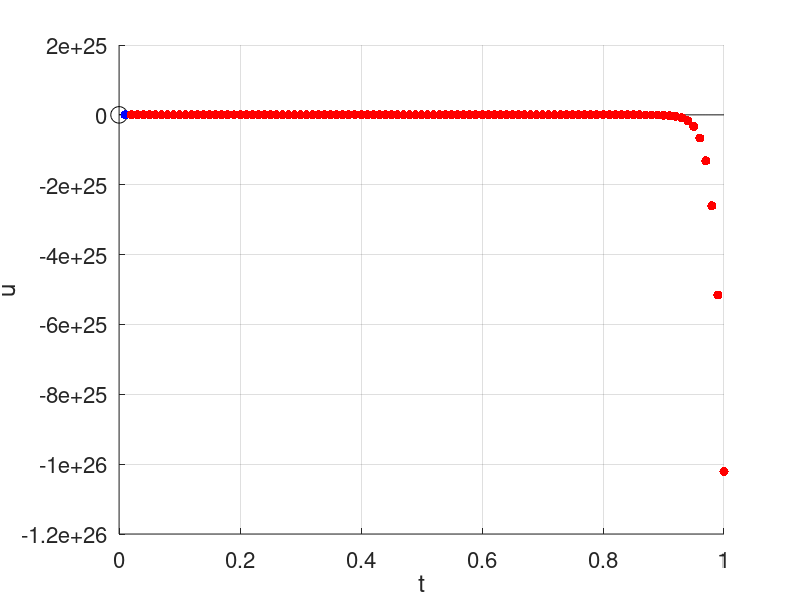

The MATLAB script that drew this image:
%% A multistep method that is consistent but unstable
% and thus doesn't converge.  Demo explores different starting
% values as the method is not self starting.  The only way to get
% a bounded solution is to solve u'=0 and use the first step as 0.
% Even 1e-15 as first-step will lead to blow-up!

%% choose a problem
lambda = 2;
f = @(t,u) lambda*u;   u0 = 1;
uex = @(t) u0*exp(lambda*t);

%f = @(t,u) 0;   u0 = 0;
%uex = @(t) zeros(size(t));

Tf = 1;
k = 0.01;  % desired time step
numsteps = ceil(Tf / k)  % now adjust to have integer steps
k = Tf / numsteps        % modified time step

Hf = figure(1); clf;
hold on;
set(get(Hf, 'children'), 'fontsize', 16);
ms = 'markersize';


plot(0, u0, 'ko', ms, 12);
tt = linspace(0, Tf, 1000);
plot(tt, uex(tt), 'k-');  % exact solution
grid on; xlabel('t'); ylabel('u');

%% Initial condition
vold = u0;

%% this multistep method is not self starting
% try "k", compare to behaviour with 0
%v = 1e-15
%v = k
% try forward Euler
%v = vold + k*f(0,v);
% or use the exact soln
v = exp(lambda*k);


plot(k, v, 'b.', ms, 20)

% start at t_2 (because we used above to get t_1 soln)
for n = 2:numsteps
  t = k*(n-1);
  vnew = 3*v - 2*vold - k*f(t-k, vold);

  % here's another unstable method:
  %vnew = -4*v + 5*vold + k*( 4*f(t, v) + 2*f(t-k, vold) );

  plot(t+k, vnew, 'r.', ms, 20)
  %ylim([-1 1])
  drawnow
  pause

  vold = v;
  v = vnew;
end

